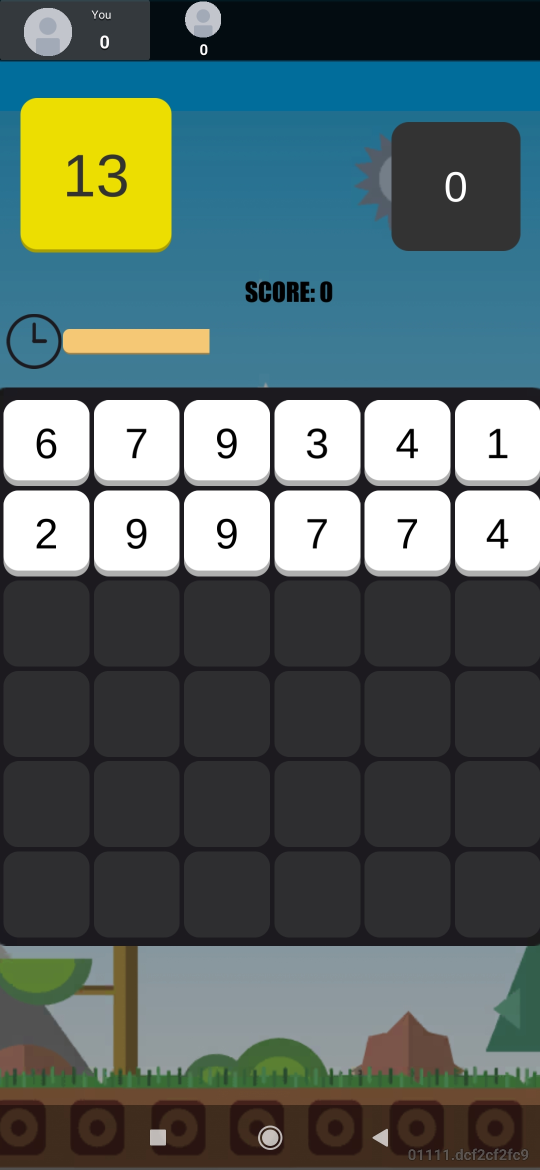
#> input picture Screenshot_20.jpg, 1080 x 2340 px (shown at 1/2 size)
$ python sucess.py
#> lines starting #> are read from the running program, lines starting #| are printed output that depends on the picture
from PIL import Image
import pytesseract
import numpy as np

im = Image.open("Screenshot_20.jpg")
#> im is the input picture: PIL image 1080x2340 RGB; mean R, G, B 88, 103.1, 100.3


left = 120
top = 260
right = 280
bottom = 420

# Cropped image of above dimension
# (It will not change orginal image)
im2 = im.crop((left, top, right, bottom))
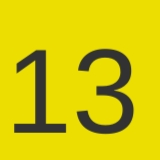
#> im2: PIL image 160x160 RGB; mean R, G, B 212.1, 199.9, 7.3
#> (the run stopped early here; a loop or call above may not have finished)

$ run again, with Screenshot_3.jpg copied over Screenshot_20.jpg
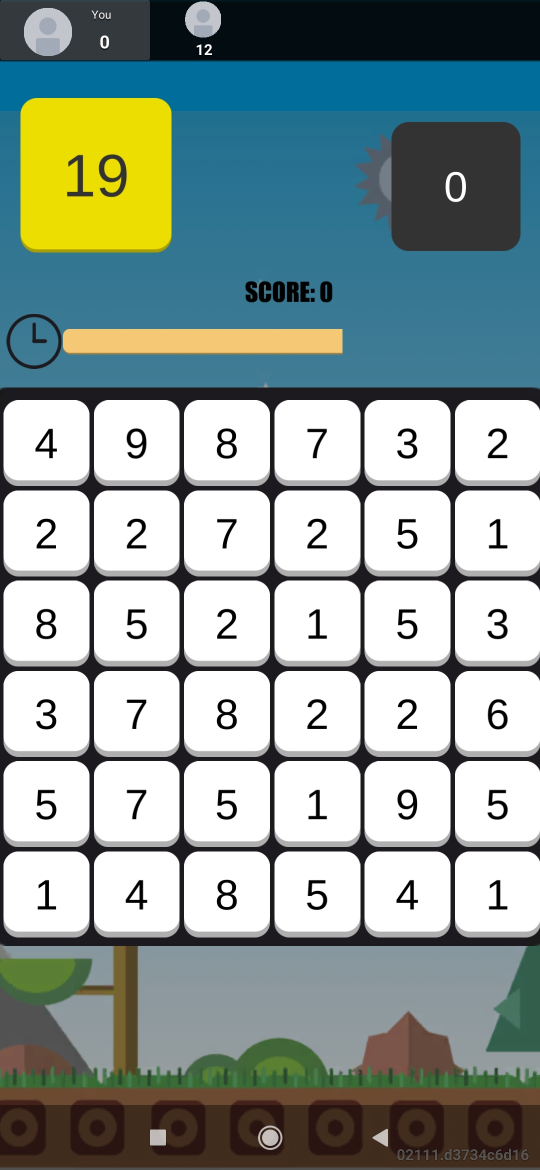
#> input picture Screenshot_3.jpg, 1080 x 2340 px (shown at 1/2 size)
#> im is the input picture: PIL image 1080x2340 RGB; mean R, G, B 142.4, 156.8, 152.9
#> `im2 = im.crop((left, top, right, bottom))`:
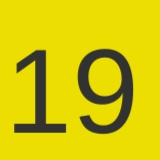
#> im2: PIL image 160x160 RGB; mean R, G, B 210.3, 198.2, 7.7
